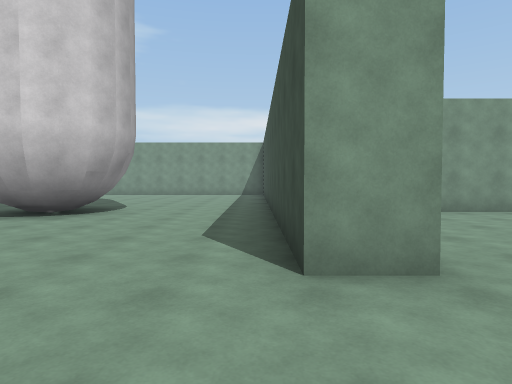
view 1 (above)

24 first-person views from a walk through a 3-D level made in the Unity game engine. The camera is 1.4 m above the floor, tilts 2° down and sees 75° across. The floor is counted in squares, 2 m on a side. Each view is taken from the middle of a square. On the plan, view 1 faces up. The plan holds only what a view shows up to about 10 squares ahead; the rest is blank. The place goes on beyond the plan.

view 2
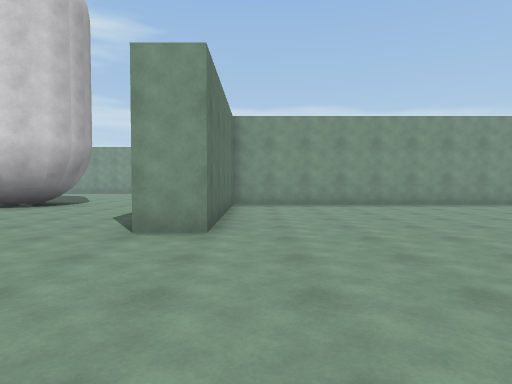

view 3
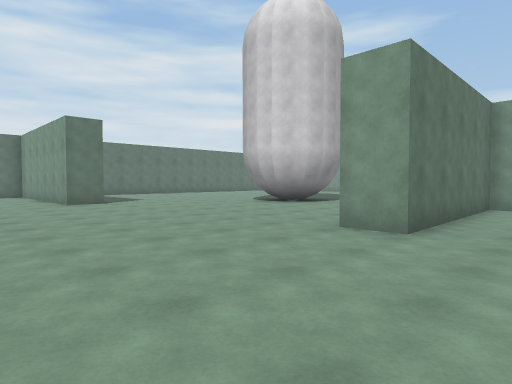

view 4
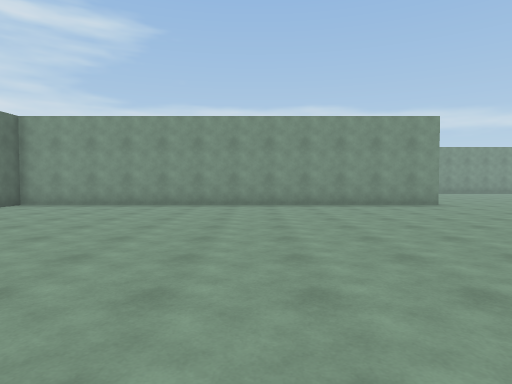

view 5
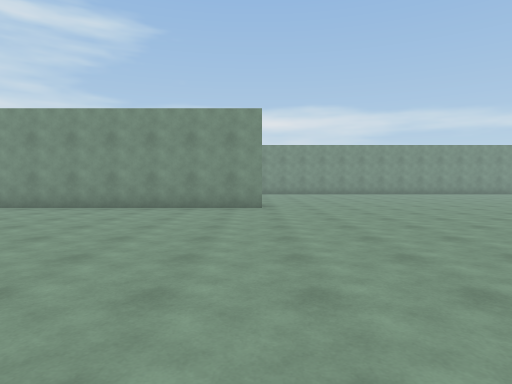

view 6
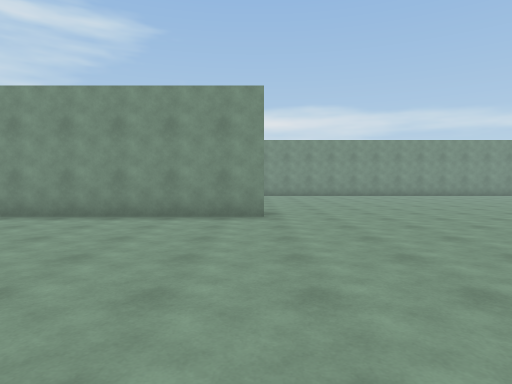

view 7
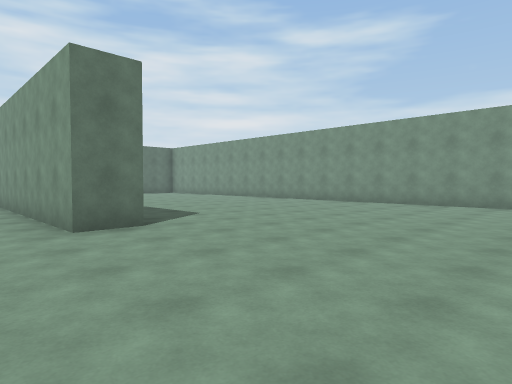

view 8
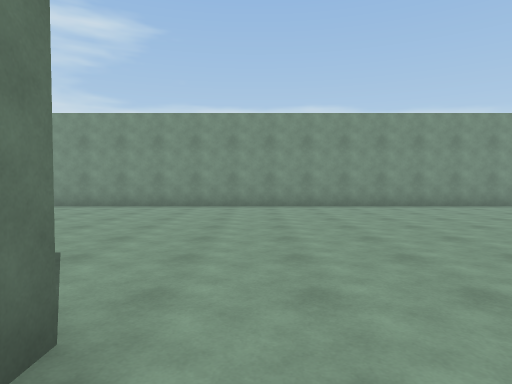

view 9
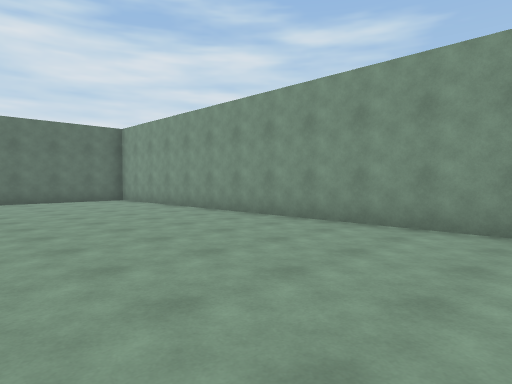

view 10
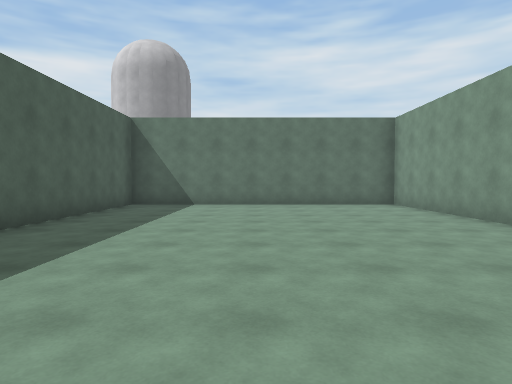

view 11
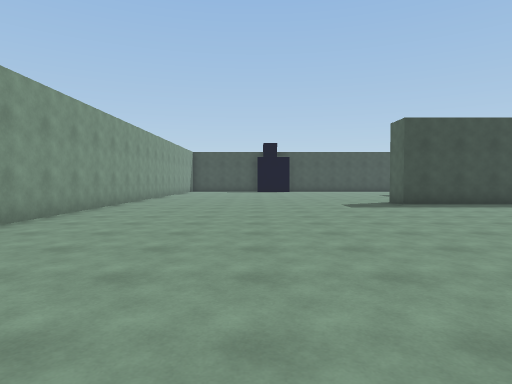

view 12
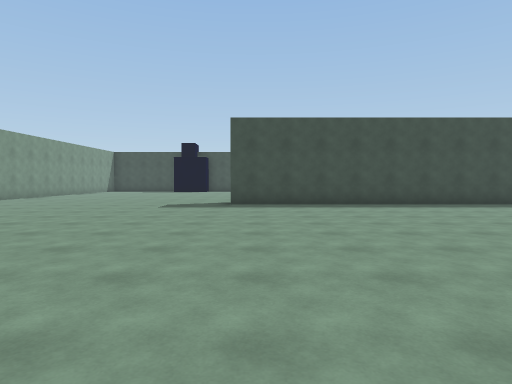

view 13
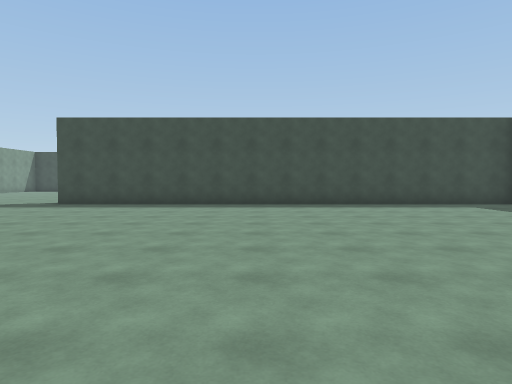

view 14
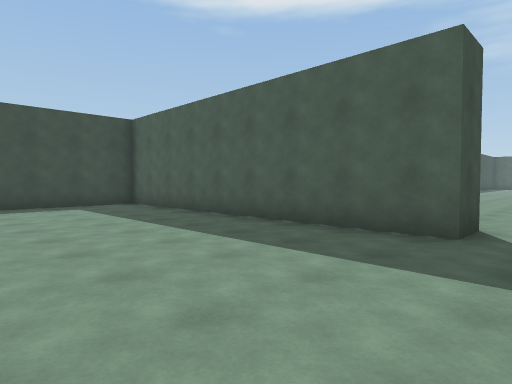

view 15
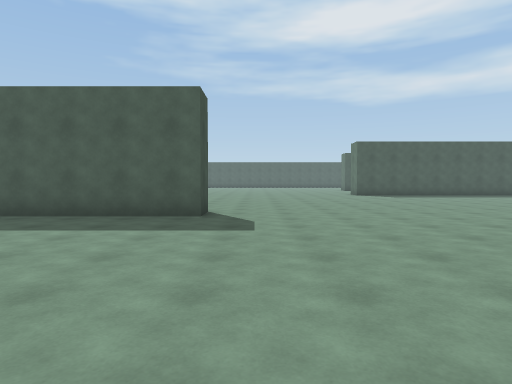

view 16
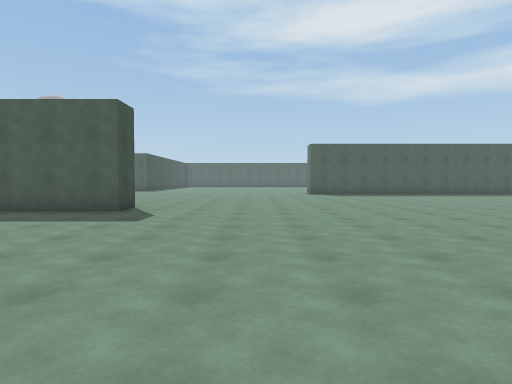

view 17
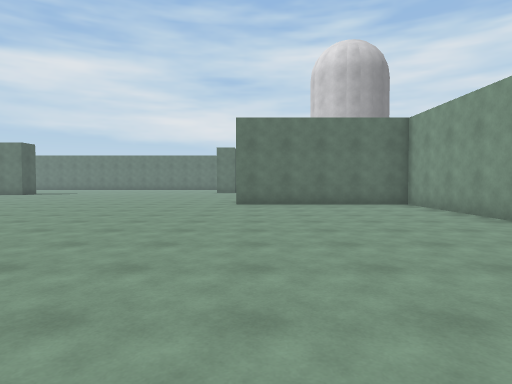

view 18
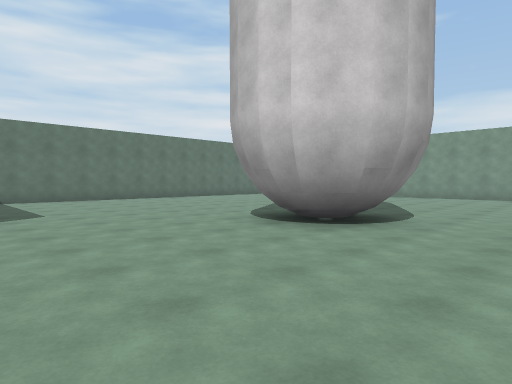

view 19
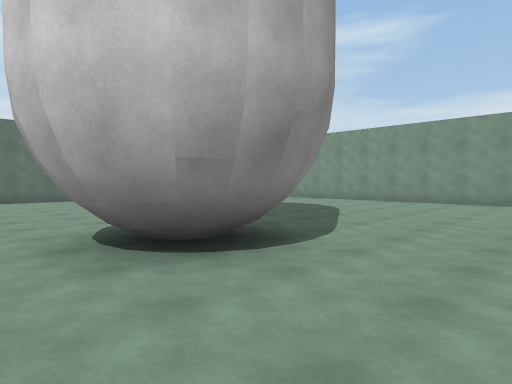

view 20
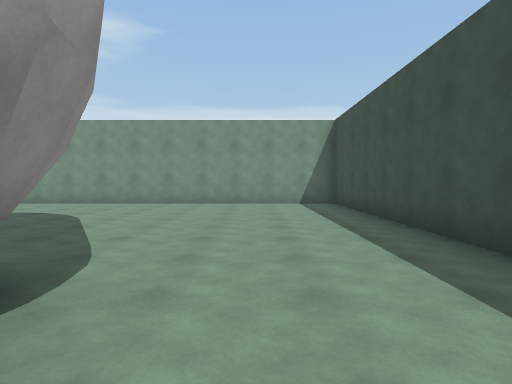

view 21
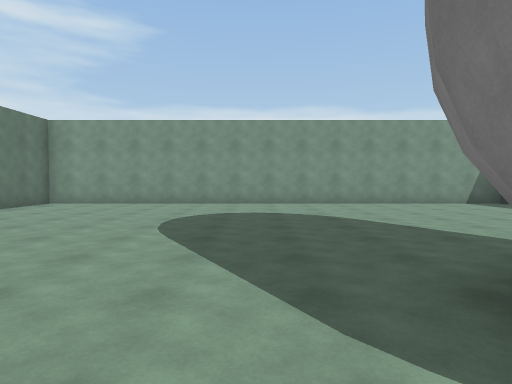

view 22
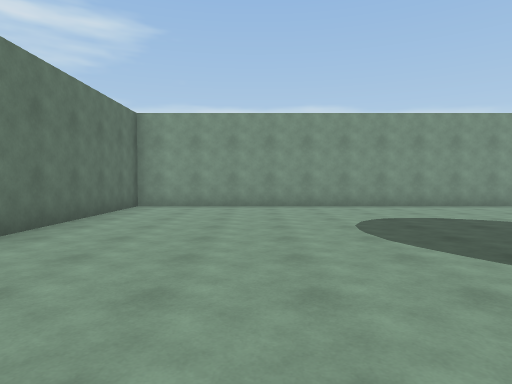

view 23
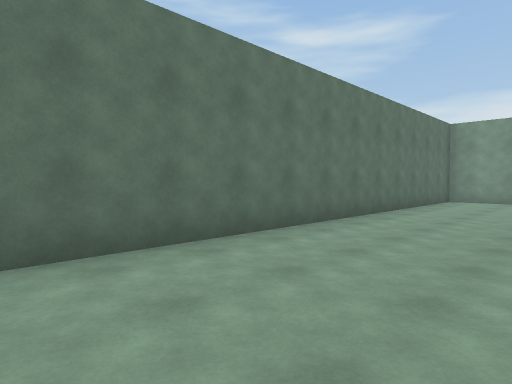

view 24
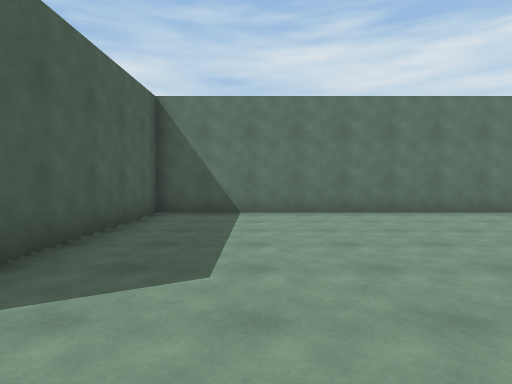

### Floor plan
Points are (right, up) in squares from view 1. A wall is a line through its corners. A room is listed if a view was taken in it or the views show most of it. See-through windows are left out.
Room 1 (views 1, 2, 3, 4, 5, 6, 7, 8, 9, 10, 11, 12, 13, 14, 15, 16, 17, 18, 19, 20, 21, 22, 23, 24)
walls: (-3.1, 6.6) (-3.8, 6) (-4.7, 5.8); (-3.7, 6) (-3.8, 6); (-3, 7.6) (-3, 7.3); (-3.7, 6.2) (-4.1, 6); (-3.3, 7.6) (-3.2, 7.2); (-3.3, 8.2) (-3, 7.4) (-3.1, 6.9) (-3.3, 6.5); (13.2, 8.5) (13.2, 7.4) (1.4, 7.4) (1.4, 2.4) (0.4, 2.4) (0.4, 16) (-13.2, 16) (-13.2, 1.9) (-8.8, 1.9); (-4.5, 5.8) (-4.8, 5.9) (-5.3, 6.2); (-5.8, 7.6) (-5.6, 8.2); (-7.3, 1.9) (-7.3, 0.9) (-8.4, 0.9); (14.1, -6.5) (14.1, -5.5) (22.6, -5.5) (22.6, 7.8); (23, 16) (1.4, 16) (1.4, 8.4) (6.4, 8.4)

Where each view was taken, in squares from view 1:
view 1: 0 up, 0 right, facing up
view 2: 2 down, 2 right, facing up
view 3: 2 down, 3 right, facing up-left
view 4: 2 down, 8 right, facing up
view 5: 1 down, 13 right, facing up
view 6: 1 up, 13 right, facing up
view 7: 6 up, 18 right, facing up-left
view 8: 7 up, 14 right, facing up
view 9: 11 up, 13 right, facing up-left
view 10: 12 up, 11 right, facing left
view 11: 12 up, 13 right, facing right
view 12: 7 up, 13 right, facing right
view 13: 2 up, 13 right, facing right
view 14: 1 down, 13 right, facing down-right
view 15: 1 up, 13 right, facing down
view 16: 2 up, 11 right, facing down
view 17: 3 up, 11 right, facing left
view 18: 2 up, 1 left, facing up-left
view 19: 5 up, 1 left, facing up-left
view 20: 6 up, 2 left, facing up
view 21: 6 up, 7 left, facing up
view 22: 7 up, 10 left, facing up
view 23: 4 up, 10 left, facing up-left
view 24: 4 up, 6 left, facing left
